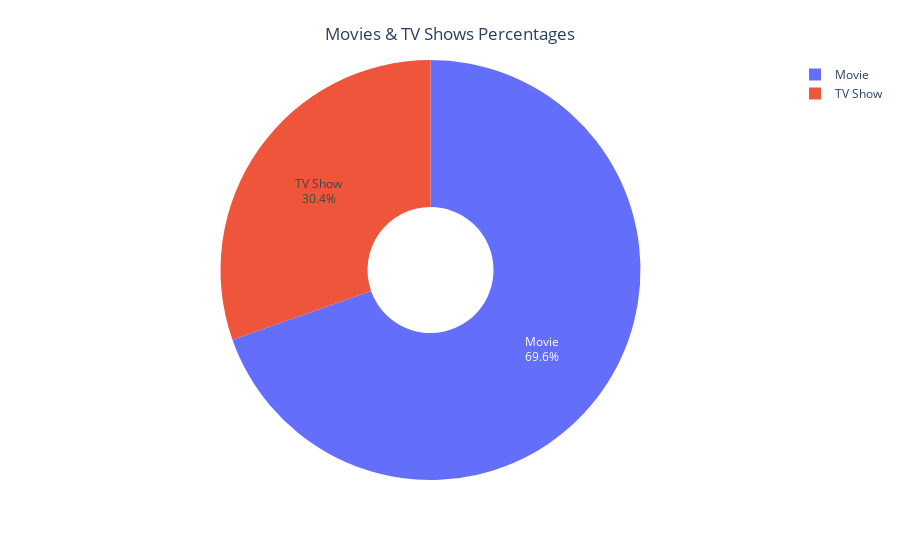

Here is the notebook cell this chart was saved with:
### Code cell
# show pie chart for df.type
fig = px.pie(df_grouped, values= 'count', names= 'type', hole= 0.3)
fig.update_traces(textinfo='percent+label')
fig.update_layout({'title': {'text': 'Movies & TV Shows Percentages', 'x': 0.5, 'y': 0.95}})
fig.show()

### Figure 1 — Plotly figure (JSON) as saved in the notebook; plotly's stock layout.template omitted (floating-point values rounded to 4 significant figures)
{"data": [{"domain": {"x": [0, 1], "y": [0, 1]}, "hole": 0.3, "hovertemplate": "type=%{label}<br>count=%{value}<extra></extra>", "labels": ["Movie", "TV Show"], "legendgroup": "", "name": "", "showlegend": true, "textinfo": "percent+label", "type": "pie", "values": [6128, 2676]}], "layout": {"legend": {"tracegroupgap": 0}, "margin": {"t": 60}, "title": {"text": "Movies & TV Shows Percentages", "x": 0.5, "y": 0.95}}}
